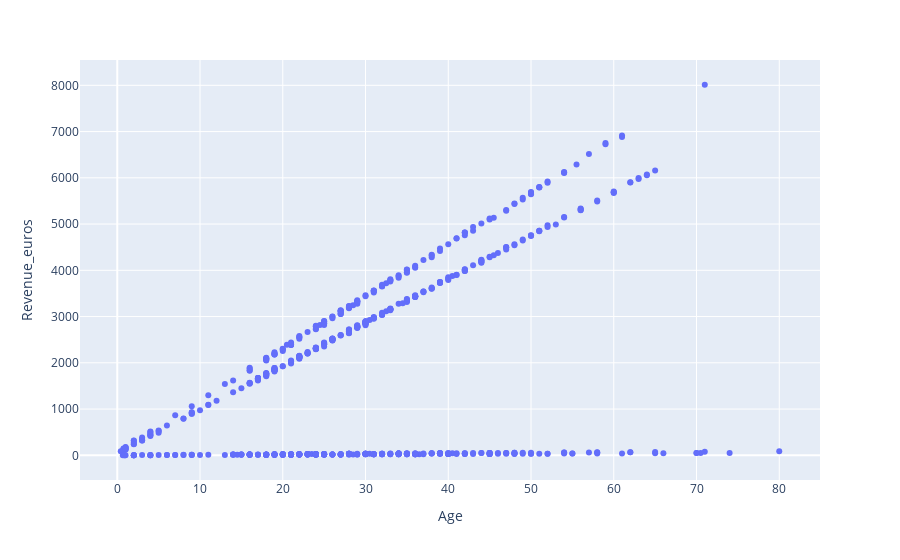

Here is the notebook cell this chart was saved with:
### Code cell
px.scatter(base_union_ft, x='Age', y='Revenue_euros')

### Figure 1 — Plotly figure (JSON) as saved in the notebook; plotly's stock layout.template omitted (floating-point values rounded to 4 significant figures; data arrays with more than 128 entries replaced by an {"elided": "..."} marker saying what was removed)
{"data": [{"hovertemplate": "Age=%{x}<br>Revenue_euros=%{y}<extra></extra>", "legendgroup": "", "marker": {"color": "#636efa", "symbol": "circle"}, "mode": "markers", "name": "", "orientation": "v", "showlegend": false, "type": "scatter", "x": {"elided": "891 float values"}, "xaxis": "x", "y": {"elided": "891 float values"}, "yaxis": "y"}], "layout": {"legend": {"tracegroupgap": 0}, "margin": {"t": 60}, "xaxis": {"anchor": "y", "domain": [0, 1], "title": {"text": "Age"}}, "yaxis": {"anchor": "x", "domain": [0, 1], "title": {"text": "Revenue_euros"}}}}
